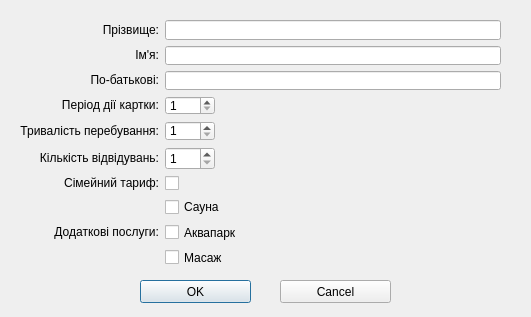
<?xml version="1.0" encoding="UTF-8"?>
<ui version="4.0">
 <class>Dialog</class>
 <widget class="QDialog" name="Dialog">
  <property name="geometry">
   <rect>
    <x>0</x>
    <y>0</y>
    <width>531</width>
    <height>317</height>
   </rect>
  </property>
  <property name="windowTitle">
   <string>Новий клієнт</string>
  </property>
  <widget class="QPushButton" name="OKButton">
   <property name="geometry">
    <rect>
     <x>140</x>
     <y>280</y>
     <width>111</width>
     <height>23</height>
    </rect>
   </property>
   <property name="text">
    <string>OK</string>
   </property>
  </widget>
  <widget class="QPushButton" name="CancelButton">
   <property name="geometry">
    <rect>
     <x>280</x>
     <y>280</y>
     <width>111</width>
     <height>23</height>
    </rect>
   </property>
   <property name="text">
    <string>Cancel</string>
   </property>
  </widget>
  <widget class="QWidget" name="layoutWidget">
   <property name="geometry">
    <rect>
     <x>20</x>
     <y>20</y>
     <width>481</width>
     <height>246</height>
    </rect>
   </property>
   <layout class="QGridLayout" name="gridLayout">
    <item row="0" column="0">
     <widget class="QLabel" name="label">
      <property name="text">
       <string>&lt;html&gt;&lt;head/&gt;&lt;body&gt;&lt;p align=&quot;right&quot;&gt;Прізвище:&lt;/p&gt;&lt;/body&gt;&lt;/html&gt;</string>
      </property>
     </widget>
    </item>
    <item row="0" column="1">
     <widget class="QLineEdit" name="SurnameEdit"/>
    </item>
    <item row="1" column="0">
     <widget class="QLabel" name="label_6">
      <property name="text">
       <string>&lt;html&gt;&lt;head/&gt;&lt;body&gt;&lt;p align=&quot;right&quot;&gt;Ім'я:&lt;/p&gt;&lt;/body&gt;&lt;/html&gt;</string>
      </property>
     </widget>
    </item>
    <item row="1" column="1">
     <widget class="QLineEdit" name="NameEdit">
      <property name="text">
       <string/>
      </property>
     </widget>
    </item>
    <item row="2" column="0">
     <widget class="QLabel" name="label_2">
      <property name="text">
       <string>&lt;html&gt;&lt;head/&gt;&lt;body&gt;&lt;p align=&quot;right&quot;&gt;По-батькові:&lt;/p&gt;&lt;/body&gt;&lt;/html&gt;</string>
      </property>
     </widget>
    </item>
    <item row="2" column="1">
     <widget class="QLineEdit" name="MiddleNameEdit">
      <property name="text">
       <string/>
      </property>
     </widget>
    </item>
    <item row="3" column="0">
     <widget class="QLabel" name="label_3">
      <property name="text">
       <string>&lt;html&gt;&lt;head/&gt;&lt;body&gt;&lt;p align=&quot;right&quot;&gt;Період дії картки:&lt;/p&gt;&lt;/body&gt;&lt;/html&gt;</string>
      </property>
     </widget>
    </item>
    <item row="3" column="1">
     <widget class="QSpinBox" name="CardPeriodSpinBox">
      <property name="maximumSize">
       <size>
        <width>50</width>
        <height>16777215</height>
       </size>
      </property>
      <property name="minimum">
       <number>1</number>
      </property>
      <property name="maximum">
       <number>365</number>
      </property>
     </widget>
    </item>
    <item row="4" column="0">
     <widget class="QLabel" name="label_4">
      <property name="text">
       <string>&lt;html&gt;&lt;head/&gt;&lt;body&gt;&lt;p align=&quot;right&quot;&gt;Тривалість перебування:&lt;/p&gt;&lt;/body&gt;&lt;/html&gt;</string>
      </property>
     </widget>
    </item>
    <item row="5" column="0" rowspan="2">
     <widget class="QLabel" name="label_5">
      <property name="text">
       <string>&lt;html&gt;&lt;head/&gt;&lt;body&gt;&lt;p align=&quot;right&quot;&gt;Кількість відвідувань:&lt;/p&gt;&lt;/body&gt;&lt;/html&gt;</string>
      </property>
     </widget>
    </item>
    <item row="7" column="0">
     <widget class="QLabel" name="label_7">
      <property name="text">
       <string>&lt;html&gt;&lt;head/&gt;&lt;body&gt;&lt;p align=&quot;right&quot;&gt;Сімейний тариф:&lt;/p&gt;&lt;/body&gt;&lt;/html&gt;</string>
      </property>
     </widget>
    </item>
    <item row="7" column="1">
     <widget class="QCheckBox" name="FamilyCheckBox">
      <property name="text">
       <string/>
      </property>
     </widget>
    </item>
    <item row="8" column="1">
     <widget class="QCheckBox" name="SaunaCheckBox">
      <property name="text">
       <string>Сауна</string>
      </property>
     </widget>
    </item>
    <item row="9" column="1">
     <widget class="QCheckBox" name="AkvaParkCheckBox">
      <property name="text">
       <string>Аквапарк</string>
      </property>
     </widget>
    </item>
    <item row="10" column="1">
     <widget class="QCheckBox" name="MassageCheckBox">
      <property name="text">
       <string>Масаж</string>
      </property>
     </widget>
    </item>
    <item row="4" column="1">
     <widget class="QSpinBox" name="SessionDurSpinBox">
      <property name="maximumSize">
       <size>
        <width>50</width>
        <height>16777215</height>
       </size>
      </property>
      <property name="minimum">
       <number>1</number>
      </property>
      <property name="maximum">
       <number>8</number>
      </property>
     </widget>
    </item>
    <item row="5" column="1" rowspan="2">
     <widget class="QSpinBox" name="MonthsVisitsSpinBox">
      <property name="maximumSize">
       <size>
        <width>50</width>
        <height>16777215</height>
       </size>
      </property>
      <property name="minimum">
       <number>1</number>
      </property>
      <property name="maximum">
       <number>31</number>
      </property>
     </widget>
    </item>
    <item row="9" column="0">
     <widget class="QLabel" name="label_8">
      <property name="text">
       <string>&lt;html&gt;&lt;head/&gt;&lt;body&gt;&lt;p align=&quot;right&quot;&gt;Додаткові послуги:&lt;/p&gt;&lt;/body&gt;&lt;/html&gt;</string>
      </property>
     </widget>
    </item>
   </layout>
  </widget>
 </widget>
 <resources/>
 <connections/>
</ui>
